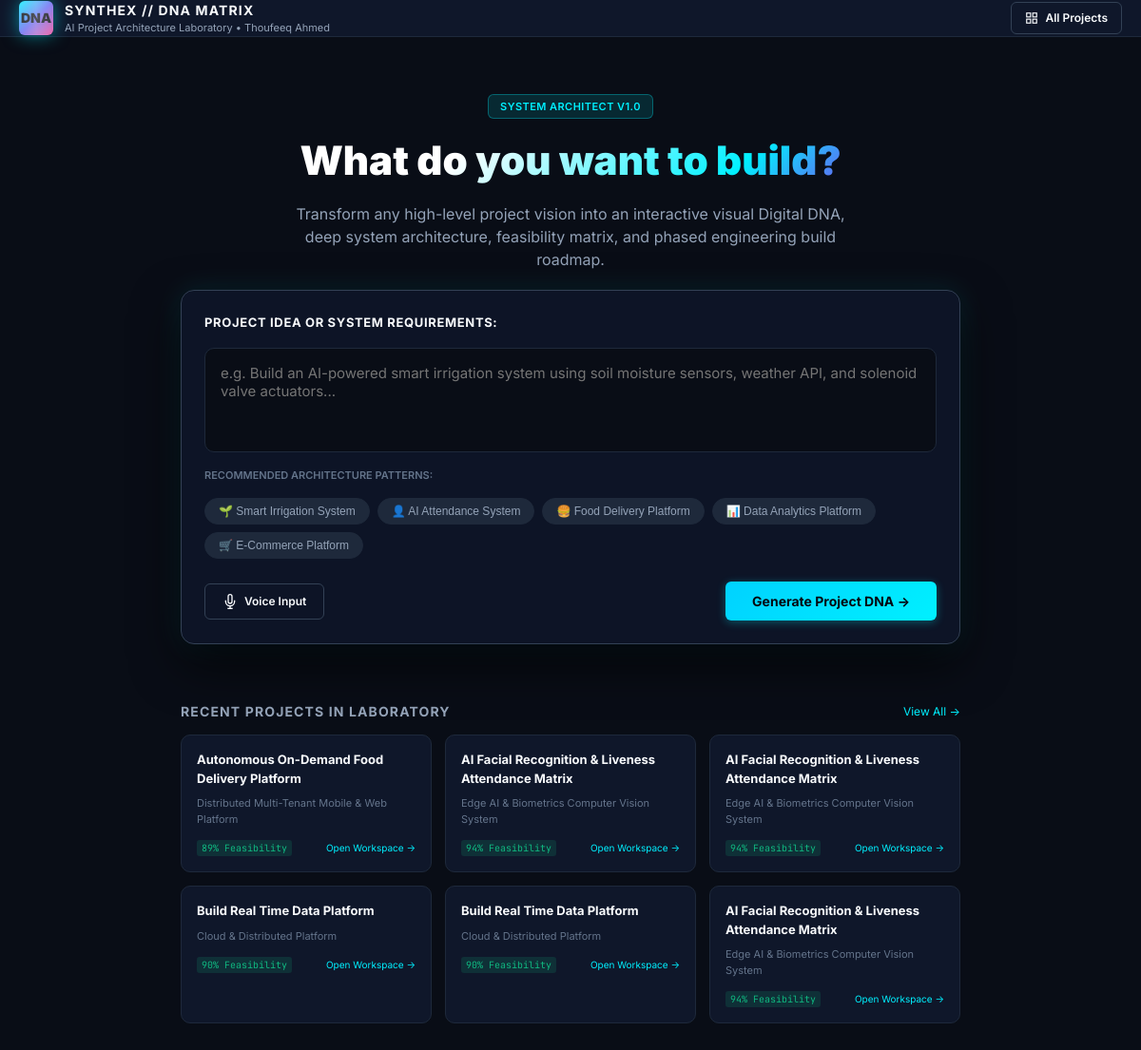
The page / on the database its author committed.
### matrix/models.py (models this page shows, shortened)
class Project(models.Model):
    title = models.CharField(max_length=255)
    project_type = models.CharField(max_length=100, default="Software System")
    idea_input = models.TextField(blank=True, default="")
    problem_statement = models.TextField(blank=True, default="")
    goal = models.TextField(blank=True, default="")
    summary = models.TextField(blank=True, default="")
    target_users = models.JSONField(default=list, blank=True)
    is_synthesized = models.BooleanField(default=False)
    feasibility_score = models.IntegerField(default=85)
    feasibility_summary = models.TextField(blank=True, default="")
    feasibility_breakdown = models.JSONField(default=dict, blank=True)
    feasibility_details = models.JSONField(default=dict, blank=True)
    tech_stack = models.JSONField(default=dict, blank=True)
    dna_data = models.JSONField(default=dict, blank=True)
    architecture_data = models.JSONField(default=dict, blank=True)
    build_plan = models.JSONField(default=list, blank=True)
    risks_mitigations = models.JSONField(default=list, blank=True)
    created_at = models.DateTimeField(auto_now_add=True)
    updated_at = models.DateTimeField(auto_now=True)
    class Meta:
        ordering = ['-created_at']

### matrix/views.py (the view)
# urls.py: path("", views.home_view, name="home"),
def home_view(request):
    recent_projects = Project.objects.all()[:6]
    return render(request, "matrix/home.html", {
        "recent_projects": recent_projects,
        "assistant_intro": DEFAULT_ASSISTANT_INTRO
    })

### templates/matrix/home.html (shortened to what this page needs)
{% load static %}
<!DOCTYPE html>
<html lang="en">
<head>
  <link rel="stylesheet" href="{% static 'css/workspace.css' %}">
</head>
<body>
  <div class="app-container" style="display: flex; flex-direction: column; height: 100vh; overflow-y: auto;">
    <header class="app-header">
      <div class="brand-section">
        <div class="brand-logo">
          <div class="logo-badge">DNA</div>
          <div class="brand-titles">
            <div class="brand-title">SYNTHEX // DNA MATRIX</div>
            <div class="brand-sub">AI Project Architecture Laboratory &bull; Thoufeeq Ahmed</div>
          </div>
        </div>
      </div>
      <div class="header-actions">
        <a href="/projects/" class="btn btn-outline" style="text-decoration: none;">
          <svg width="14" height="14" viewBox="0 0 24 24" fill="none" stroke="currentColor" stroke-width="2">
            <rect x="3" y="3" width="7" height="7"></rect>
            <rect x="14" y="3" width="7" height="7"></rect>
            <rect x="14" y="14" width="7" height="7"></rect>
            <rect x="3" y="14" width="7" height="7"></rect>
          </svg>
          All Projects
        </a>
      </div>
    </header>
    <main class="home-hero">
      <div class="brand-badge" style="font-size: 11px; padding: 4px 12px;">SYSTEM ARCHITECT V1.0</div>
      <h1 class="home-title">What do you want to build?</h1>
      <p class="home-sub">
        Transform any high-level project vision into an interactive visual Digital DNA, deep system architecture,
        feasibility matrix, and phased engineering build roadmap.
      </p>
      <div class="home-card">
        <label for="home-prompt"
          style="font-size: 13px; font-weight: 700; color: var(--text-primary); text-transform: uppercase; letter-spacing: 0.05em;">
          Project Idea or System Requirements:
        </label>
        <textarea id="home-prompt" class="home-prompt-box"
          placeholder="e.g. Build an AI-powered smart irrigation system using soil moisture sensors, weather API, and solenoid valve actuators..."></textarea>
        <div style="font-size: 11px; color: var(--text-muted); font-weight: 600;">RECOMMENDED ARCHITECTURE PATTERNS:
        </div>
        <div class="chip-container">
          <button class="prompt-chip"
            onclick="setPrompt('Build an AI-powered smart irrigation system with soil sensors and valve control.')">
            🌱 Smart Irrigation System
          </button>
          <button class="prompt-chip"
            onclick="setPrompt('Build an AI facial recognition attendance system with liveness detection.')">
            👤 AI Attendance System
          </button>
          <button class="prompt-chip"
            onclick="setPrompt('Build an on-demand food delivery application with driver dispatch.')">
            🍔 Food Delivery Platform
          </button>
          <button class="prompt-chip"
            onclick="setPrompt('Build a real-time data analytics telemetry platform with ClickHouse.')">
            📊 Data Analytics Platform
          </button>
          <button class="prompt-chip"
            onclick="setPrompt('Build an e-commerce platform with Stripe checkout and warehouse inventory.')">
            🛒 E-Commerce Platform
          </button>
        </div>
        <div class="home-actions">
          <button class="btn btn-outline" id="btn-home-voice" onclick="toggleVoiceInput()" style="padding: 10px 18px;">
            <svg width="16" height="16" viewBox="0 0 24 24" fill="none" stroke="currentColor" stroke-width="2">
              <path d="M12 1a3 3 0 0 0-3 3v8a3 3 0 0 0 6 0V4a3 3 0 0 0-3-3z"></path>
              <path d="M19 10v2a7 7 0 0 1-14 0v-2"></path>
              <line x1="12" y1="19" x2="12" y2="23"></line>
              <line x1="8" y1="23" x2="16" y2="23"></line>
            </svg>
            <span id="voice-text">Voice Input</span>
          </button>
          <button class="btn btn-primary" id="btn-generate-dna" onclick="submitProjectDNA()"
            style="padding: 12px 28px; font-size: 14px;">
            Generate Project DNA &rarr;
          </button>
        </div>
      </div>
    </main>
    <section class="recent-section">
      <div style="display: flex; align-items: center; justify-content: space-between;">
        <h2
          style="font-size: 14px; font-weight: 700; text-transform: uppercase; letter-spacing: 0.08em; color: var(--text-secondary);">
          Recent Projects In Laboratory
        </h2>
        <a href="/projects/" style="font-size: 12px; color: var(--accent-cyan); text-decoration: none;">View All
          &rarr;</a>
      </div>
      <div class="recent-grid">
        {% for p in recent_projects %}
        <a href="/projects/{{ p.id }}/" class="recent-card">
          <div style="font-size: 13px; font-weight: 700; color: var(--text-primary);">{{ p.title }}</div>
          <div style="font-size: 11px; color: var(--text-muted);">{{ p.project_type }}</div>
          <div style="display: flex; align-items: center; justify-content: space-between; margin-top: 6px;">
            <span class="score-tag">{{ p.feasibility_score }}% Feasibility</span>
            <span style="font-size: 10px; color: var(--accent-cyan);">Open Workspace &rarr;</span>
          </div>
        </a>
        {% empty %}
        <div style="color: var(--text-muted); font-size: 12px;">No projects created yet. Start by entering an idea
          above!</div>
        {% endfor %}
      </div>
    </section>
  </div>
</body>
</html>

### static/css/workspace.css (style rules this page uses)
:root { --bg-core: #090d16; --bg-surface: #0f172a; --bg-surface-elevated: #1e293b; --bg-surface-hover: #26354a; --bg-glass: rgba(15, 23, 42, 0.85); --border-subtle: #1e293b; --border-medium: #334155; --border-active: #00f0ff; --text-primary: #f8fafc; --text-secondary: #94a3b8; --text-muted: #64748b; --accent-cyan: #00f0ff; --accent-cyan-dim: rgba(0, 240, 255, 0.12); --accent-emerald: #10b981; --accent-emerald-dim: rgba(16, 185, 129, 0.12); --accent-indigo: #6366f1; --accent-indigo-dim: rgba(99, 102, 241, 0.15); --accent-amber: #f59e0b; --accent-rose: #f43f5e; --font-sans: 'Inter', -apple-system, BlinkMacSystemFont, "Segoe UI", Roboto, sans-serif; --font-mono: 'JetBrains Mono', 'Fira Code', monospace; --radius-sm: 6px; --radius-md: 10px; --radius-lg: 14px; --radius-full: 9999px; --shadow-main: 0 10px 25px -5px rgba(0, 0, 0, 0.5), 0 8px 10px -6px rgba(0, 0, 0, 0.5); --shadow-glow: 0 0 20px rgba(0, 240, 255, 0.25); --header-height: 56px; --sidebar-width: 280px; --chat-width: 360px; }
*, *::before, *::after { box-sizing: border-box; margin: 0; padding: 0; }
body { background-color: var(--bg-core); color: var(--text-primary); font-family: var(--font-sans); font-size: 14px; line-height: 1.5; overflow: hidden; height: 100vh; width: 100vw; -webkit-font-smoothing: antialiased; }
.app-container { display: grid; grid-template-rows: var(--header-height) 1fr; height: 100vh; width: 100vw; overflow: hidden; }
.app-header { background: var(--bg-surface); border-bottom: 1px solid var(--border-subtle); display: flex; align-items: center; justify-content: space-between; padding: 0 20px; z-index: 40; }
.brand-section { display: flex; align-items: center; gap: 14px; }
.brand-logo { display: flex; align-items: center; gap: 12px; }
.logo-badge { width: 36px; height: 36px; border-radius: var(--radius-sm); background: linear-gradient(135deg, #00f0ff 0%, #6366f1 50%, #ec4899 100%); display: flex; align-items: center; justify-content: center; color: #050811; font-weight: 900; font-size: 14px; box-shadow: 0 0 18px rgba(0, 240, 255, 0.5); position: relative; overflow: hidden; }
.logo-badge::after { content: ''; position: absolute; top: -50%; left: -50%; width: 200%; height: 200%; background: linear-gradient(60deg, transparent, rgba(255,255,255,0.3), transparent); transform: rotate(30deg); animation: logo-shine 3.5s infinite; }
.brand-titles { display: flex; flex-direction: column; }
.brand-title { font-size: 14px; font-weight: 700; letter-spacing: 0.08em; text-transform: uppercase; color: var(--text-primary); display: flex; align-items: center; gap: 6px; }
.brand-badge { font-size: 10px; font-weight: 600; background: var(--accent-cyan-dim); color: var(--accent-cyan); border: 1px solid rgba(0, 240, 255, 0.3); padding: 1px 6px; border-radius: var(--radius-sm); letter-spacing: 0.04em; }
.brand-sub { font-size: 11px; color: var(--text-secondary); font-weight: 400; }
.header-actions { display: flex; align-items: center; gap: 10px; }
.btn { display: inline-flex; align-items: center; justify-content: center; gap: 7px; padding: 7px 14px; font-size: 12px; font-weight: 600; border-radius: var(--radius-sm); border: 1px solid transparent; cursor: pointer; transition: all 0.18s ease; font-family: inherit; color: var(--text-primary); background: var(--bg-surface-elevated); }
.btn-primary { background: linear-gradient(135deg, #00d2ff 0%, #00f0ff 100%); color: #050811; font-weight: 700; border: none; box-shadow: 0 2px 10px rgba(0, 240, 255, 0.3); }
.btn-outline { border: 1px solid var(--border-medium); background: transparent; }
.score-tag { font-family: var(--font-mono); font-size: 10px; padding: 1px 5px; border-radius: 3px; background: rgba(16, 185, 129, 0.15); color: var(--accent-emerald); }

### rows shown on the page
Project: title "Autonomous On-Demand Food Delivery Platform", project_type "Distributed Multi-Tenant Mobile & Web Platform", feasibility_score "89"
Project: title "AI Facial Recognition & Liveness Attendance Matrix", project_type "Edge AI & Biometrics Computer Vision System", feasibility_score "94"
Project: title "AI Facial Recognition & Liveness Attendance Matrix", project_type "Edge AI & Biometrics Computer Vision System", feasibility_score "94"
Project: title "Build Real Time Data Platform", project_type "Cloud & Distributed Platform", feasibility_score "90"
Project: title "Build Real Time Data Platform", project_type "Cloud & Distributed Platform", feasibility_score "90"
Project: title "AI Facial Recognition & Liveness Attendance Matrix", project_type "Edge AI & Biometrics Computer Vision System", feasibility_score "94"
